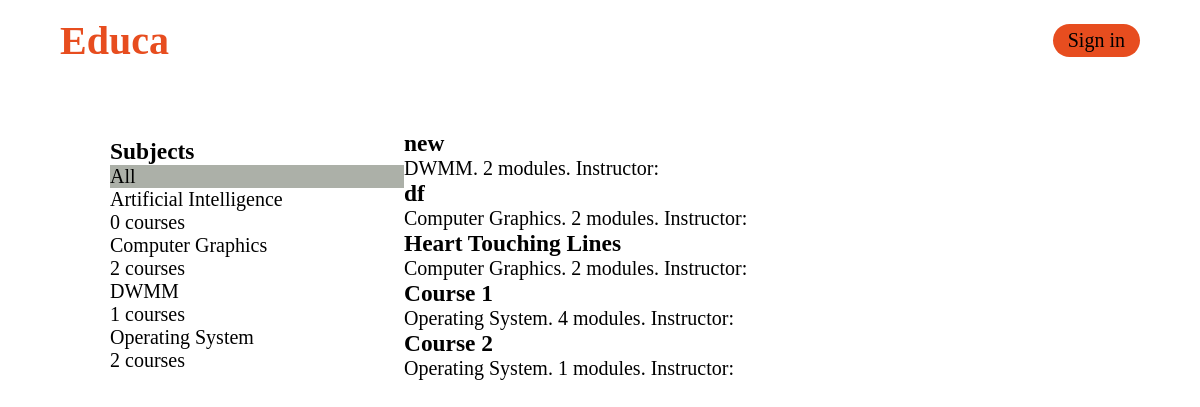
/course/, run on an earlier commit of the app's database.
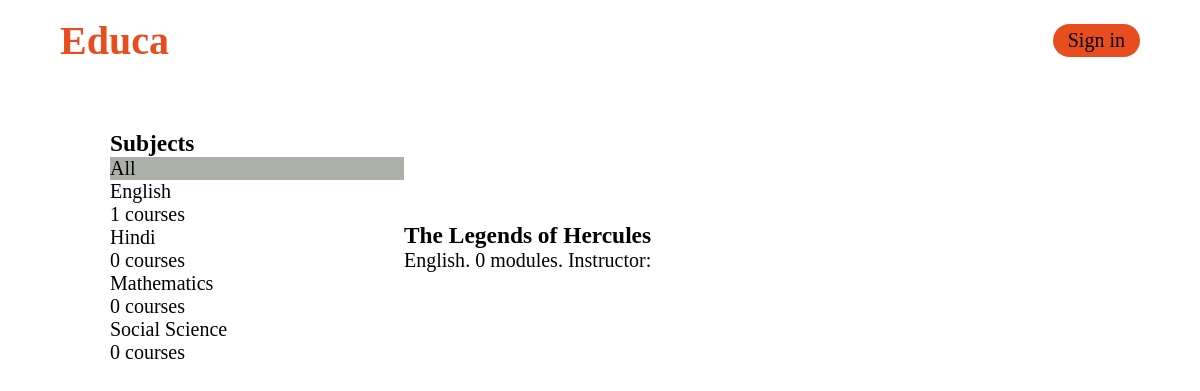
And on a later commit of the database.
### courses/models.py (models this page shows, shortened)
class Subject(models.Model):
    title=models.CharField(max_length=200)
    slug=models.SlugField(max_length=200, unique=True)
    class Meta:
        ordering = ['title']
    def __str__(self):
        return self.title

class Course(models.Model):
    owner = models.ForeignKey(User,related_name='courses_created',on_delete=models.CASCADE)
    subject = models.ForeignKey(Subject,related_name='courses',on_delete=models.CASCADE)
    title=models.CharField(max_length=200)
    slug=models.SlugField(max_length=200,unique=True)
    overview = models.TextField()
    created = models.DateTimeField(auto_now_add=True)
    students = models.ManyToManyField(User,related_name='courses_joined',blank=True)
    class Meta:
        ordering = ['-created']

### courses/views.py (the view)
# urls.py: path('',CourseListView.as_view(),name='course_list'),
class CourseListView(TemplateResponseMixin, View):
    model = Course
    template_name = 'courses/course/list.html'
    def get(self, request, subject=None):
        subjects = cache.get('all_subjects')
        if not subjects:
            subjects = Subject.objects.annotate(total_courses=Count('courses'))
            cache.set('all_subjects',subjects)
        all_courses = Course.objects.annotate(total_modules=Count('modules'))
        if subject:
            subject = get_object_or_404(Subject, slug=subject)
            key = 'subject_{}_courses'.format(subject.id)
            courses = cache.get(key)
            if not courses:
                course = all_courses.filter(subject=subject)
                cache.set(key, courses)
        else:
            courses=cache.get('all_courses')
            if not courses:
                courses=all_courses
                cache.set('all_courses',courses)
        return self.render_to_response({'subjects':subjects,'subject':subject,'courses':courses})

### courses/templates/courses/course/list.html (shortened to what this page needs)
{%	extends	"base.html"	%}
{%	block	content	%}
<h1 class="subtitle">
</h1>
<div class="flex">
  <div class="contents">
    <h3>Subjects</h3>
    <ul id="modules">
      <li {%	if	not	subject	%}class="selected" {%	endif	%}>
        <a href="{%	url	"course_list"	%}">All</a>
      </li>
      {%	for	s	in	subjects	%}
      <li {%	if	subject	==	s	%}class="selected" {%	endif	%}>
        <a href="{%	url	"course_list_subject"	s.slug	%}">
          {{ s.title	}}
          <br><span>{{ s.total_courses	}} courses</span>
        </a>
      </li>
      {%	endfor	%}
    </ul>
  </div>
  <div class="module">
    {%	for	course	in	courses	%}
    {%	with	subject=course.subject	%}
    <h3><a href="{%	url	"course_detail"	course.slug	%}">
        {{ course.title	}}</a></h3>
    <p>
      <a href="{%	url	"course_list_subject"	subject.slug	%}">
        {{ subject	}}</a>.
      {{ course.total_modules	}} modules.
      Instructor: {{ course.owner.get_full_name	}}
    </p>
    {%	endwith	%}
    {%	endfor	%}
  </div>
</div>
{%	endblock	%}

### courses/templates/base.html (shortened to what this page needs)
{%	load	static	%}
<!DOCTYPE html>
<html>
<head>
	<link rel="stylesheet" type="text/css" href="{%	static	'css/base.css'	%}">
</head>
<body>
	<div id="header">
		<a href="/" class="logo">Educa</a>
		<ul class="menu sgbtn">
			{%	if	request.user.is_authenticated	%}
			<li><a href="{%	url	"logout"	%}">Sign out</a></li>
			{%	else	%}
			<li><a href="{%	url	"login"	%}">Sign in</a></li>
			{%	endif	%}
		</ul>
	</div>
	<div id="content">
		{%	block	content	%}
		{%	endblock	%}
	</div>
</body>
</html>

### courses/static/css/base.css (style rules this page uses)
* { margin: 0; padding: 0; box-sizing: border-box; }
html { font-size: 62.5%; font-weight: 400; color: black; }
ul { list-style: none; }
a { text-decoration: none; color: black; }
#header { display: flex; justify-content: space-between; align-items: center; width: 90%; margin: auto; height: 10vh; font-size: 2rem; }
.logo { font-size: 4rem; font-weight: bold; color :rgb(231, 77, 31); }
.sgbtn { background: rgb(231, 77, 31); border-radius: 2rem; padding: .5rem 1.5rem; }
.subtitle { font-size: 2em; position: absolute; left: 50%; color: white; }
.flex { display: flex; align-items: center; justify-content: space-between; width: 90%; margin: auto; padding: 5rem; }
.contents { width: 30%; font-size: 2rem; }
.module { width: 70%; font-size: 2rem; }
.selected { color: red; background-color: rgb(172, 176, 168); }

What changed in the data, as far as the page shows it:
removed Subject: title "Artificial Intelligence", total_courses "0"
removed Subject: title "Computer Graphics", total_courses "2"
removed Subject: title "DWMM", total_courses "1"
removed Subject: title "Operating System", total_courses "2"
removed Course: title "new", total_modules "2"
removed Course: title "df", total_modules "2"
removed Course: title "Heart Touching Lines", total_modules "2"
removed Course: title "Course 1", total_modules "4"
removed Course: title "Course 2", total_modules "1"
added Subject: title "English", total_courses "1"
added Subject: title "Hindi", total_courses "0"
added Subject: title "Mathematics", total_courses "0"
added Subject: title "Social Science", total_courses "0"
added Course: title "The Legends of Hercules", total_modules "0"
